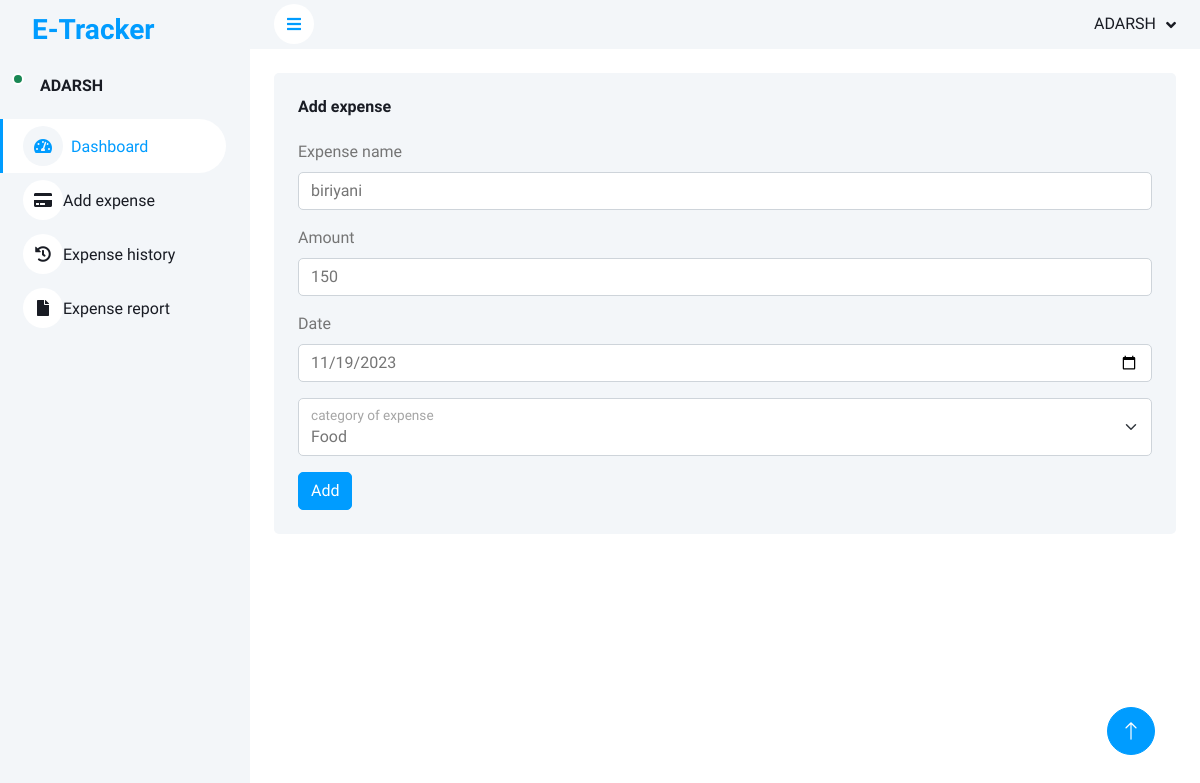
Page /userapp/expense_edit/1 (signed in) on the committed database.
### accounts/models.py (models this page shows)
class CustomUser(AbstractUser):
    email = models.EmailField(unique=True)
    groups = models.ManyToManyField('auth.Group', related_name='custom_users')
    user_permissions = models.ManyToManyField('auth.Permission', related_name='custom_users')

### userapp/models.py (models this page shows, shortened)
class expense(models.Model):
    user = models.ForeignKey(settings.AUTH_USER_MODEL, on_delete=models.CASCADE)
    expense_name = models.CharField(max_length=50)
    amount = models.IntegerField()
    date = models.DateField()
    category = models.CharField(max_length=50)
    created_at = models.DateTimeField(auto_now_add=True)

### userapp/views.py (the view)
# urls.py: path('expense_edit/<int:dataid>', views.expense_edit, name='expense_edit'),
def expense_edit(req,dataid):
    data=expense.objects.get(id=dataid)
    return render(req,"edit_expense.html",{"data":data})

### userapp/templates/edit_expense.html (shortened to what this page needs)
<!DOCTYPE html>
{% extends "index.html" %}
{% block content %}
<html lang="en">
<head>
</head>
<body>
    <div class="container-fluid pt-4 px-4">
        <div class="row g-4">
        <div class="col-sm-12 col-xl">
            <div class="bg-light rounded h-100 p-4">
                <h6 class="mb-4">Add expense</h6>
                <form method='post' action='{% url "expense_update" dataid=data.id %}'>
                    <div class="mb-3">
                        <label for="expense name" class="form-label">Expense name</label>
                        <input type="text" class="form-control" id="exampleInputEmail1"  name='expense_name' placeholder="expense_name" value="{{data.expense_name}}">
                    </div>
                    <div class="mb-3">
                        <label for="Amount" class="form-label">Amount</label>
                        <input type="text" class="form-control" id="exampleInputEmail1" name='amount'placeholder="Amount" value="{{data.amount}}">
                    </div>
                    <div class="mb-3">
                        <label for="date" class="form-label">Date</label>
                        <input type="date" class="form-control" id="exampleInputEmail1" name='date' value="{{data.date|date:'Y-m-d'}}">
                    </div>
                    <div class="form-floating mb-3">
                        <select class="form-select" id="floatingSelect" aria-label="Floating label select example" name='category'>
                            <option selected="">{{data.category}}</option>
                        </select>
                        <label for="floatingSelect">category of expense</label>
                    </div>
                    <button type="submit" class="btn btn-primary">Add</button>
                </form>
            </div>
        </div>
    </div>
    </div>
</body>
</html>
{% endblock %}

### userapp/templates/index.html (shortened to what this page needs)
<!DOCTYPE html>
{% load static %}
<html lang="en">
<head>
    <link href="https://cdnjs.cloudflare.com/ajax/libs/font-awesome/5.10.0/css/all.min.css" rel="stylesheet">
    <link href="https://cdn.jsdelivr.net/npm/bootstrap-icons@1.4.1/font/bootstrap-icons.css" rel="stylesheet">
    <link href="{% static 'lib/owlcarousel/assets/owl.carousel.min.css' %}" rel="stylesheet">
    <link href="{% static 'lib/tempusdominus/css/tempusdominus-bootstrap-4.min.css' %}" rel="stylesheet" />
    <link href="{% static 'css/bootstrap.min.css' %}" rel="stylesheet">
    <link href="{% static 'css/style.css' %}" rel="stylesheet">
</head>
<body>
    <div class="container-xxl position-relative bg-white d-flex p-0">
        <div class="sidebar pe-4 pb-3">
            <nav class="navbar bg-light navbar-light">
                <a href="index.html" class="navbar-brand mx-4 mb-3">
                    <h3 class="text-primary">E-Tracker</h3>
                </a>
                <div class="d-flex align-items-center ms-4 mb-4">
                    <div class="position-relative">
                        <div class="bg-success rounded-circle border border-2 border-white position-absolute end-0 bottom-0 p-1"></div>
                    </div>
                    <div class="ms-3">
                        <h6 class="mb-0">
                            {% if user.is_authenticated %}
                               {{ user.username }}
                            {% endif %}
                        </h6>
                    </div>
                </div>
                <div class="navbar-nav w-100">
                    <a href="{% url "index" %}" class="nav-item nav-link active"><i class="fa fa-tachometer-alt me-2"></i>Dashboard</a>
                    <div class="nav-item dropdown">
                        <a href="{% url "add_expense" %}" class="nav-link " ><i class="fa fa-credit-card"></i>Add expense</a>
                    </div>
                    <a href="{% url "expense_history" %}" class="nav-item nav-link"><i class="fa fa-history"></i>Expense history</a>
                    <a href="{% url "expense_report" %}" class="nav-item nav-link"><i class="fa fa-file"></i>Expense report</a>
                </div>
            </nav>
        </div>
        <div class="content">
            <nav class="navbar navbar-expand bg-light navbar-light sticky-top px-4 py-0">
                <a href="#" class="sidebar-toggler flex-shrink-0">
                    <i class="fa fa-bars"></i>
                </a>
                <div class="navbar-nav align-items-center ms-auto">
                    <div class="nav-item dropdown">
                        <a href="#" class="nav-link dropdown-toggle" data-bs-toggle="dropdown">
                            {% if user.is_authenticated %}
                               {{ user.username }}
                            {% endif %}
                        </a>
                    </div>
                </div>
            </nav>
            {% block content %}{% endblock %}
        </div>
        <a href="#" class="btn btn-lg btn-primary btn-lg-square back-to-top"><i class="bi bi-arrow-up"></i></a>
    </div>
</body>
</html>

### accounts/static/css/style.css (style rules this page uses)
:root { --primary: #009CFF; --light: #F3F6F9; --dark: #191C24; }
.back-to-top { position: fixed; display: none; right: 45px; bottom: 45px; z-index: 99; }
.btn { transition: .5s; }
.btn.btn-primary { color: #FFFFFF; }
.btn-lg-square { width: 48px; height: 48px; }
.btn-square, .btn-sm-square, .btn-lg-square { padding: 0; display: inline-flex; align-items: center; justify-content: center; font-weight: normal; border-radius: 50px; }
.sidebar { position: fixed; top: 0; left: 0; bottom: 0; width: 250px; height: 100vh; overflow-y: auto; background: var(--light); transition: 0.5s; z-index: 999; }
.content { margin-left: 250px; min-height: 100vh; background: #FFFFFF; transition: 0.5s; }
@media (min-width: 992px) { .sidebar { margin-left: 0; } }
@media (min-width: 992px) { .content { width: calc(100% - 250px); } }
.sidebar .navbar .navbar-nav .nav-link { padding: 7px 20px; color: var(--dark); font-weight: 500; border-left: 3px solid var(--light); border-radius: 0 30px 30px 0; outline: none; }
.sidebar .navbar .navbar-nav .nav-link:hover, .sidebar .navbar .navbar-nav .nav-link.active { color: var(--primary); background: #FFFFFF; border-color: var(--primary); }
.sidebar .navbar .navbar-nav .nav-link i { width: 40px; height: 40px; display: inline-flex; align-items: center; justify-content: center; background: #FFFFFF; border-radius: 40px; }
.sidebar .navbar .navbar-nav .nav-link:hover i, .sidebar .navbar .navbar-nav .nav-link.active i { background: var(--light); }
.content .navbar .navbar-nav .nav-link { margin-left: 25px; padding: 12px 0; color: var(--dark); outline: none; }
.content .navbar .sidebar-toggler, .content .navbar .navbar-nav .nav-link i { width: 40px; height: 40px; display: inline-flex; align-items: center; justify-content: center; background: #FFFFFF; border-radius: 40px; }
.content .navbar .dropdown-toggle::after { margin-left: 6px; vertical-align: middle; border: none; content: "\f107"; font-family: "Font Awesome 5 Free"; font-weight: 900; transition: .5s; }

### rows in the picture
CustomUser: username "ADARSH"
expense: expense_name "biriyani", amount "150", date "11/19/2023", category "Food"
